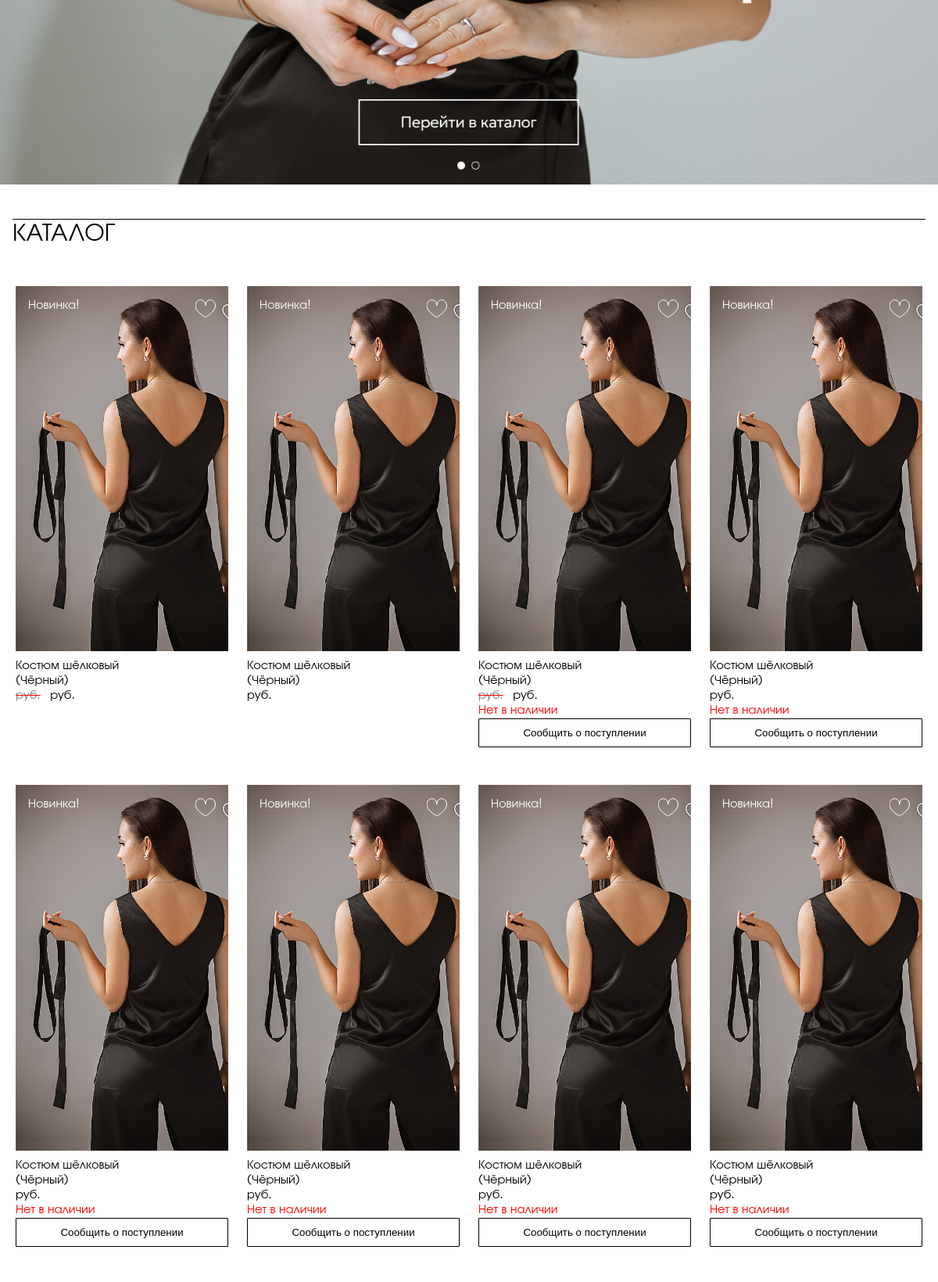
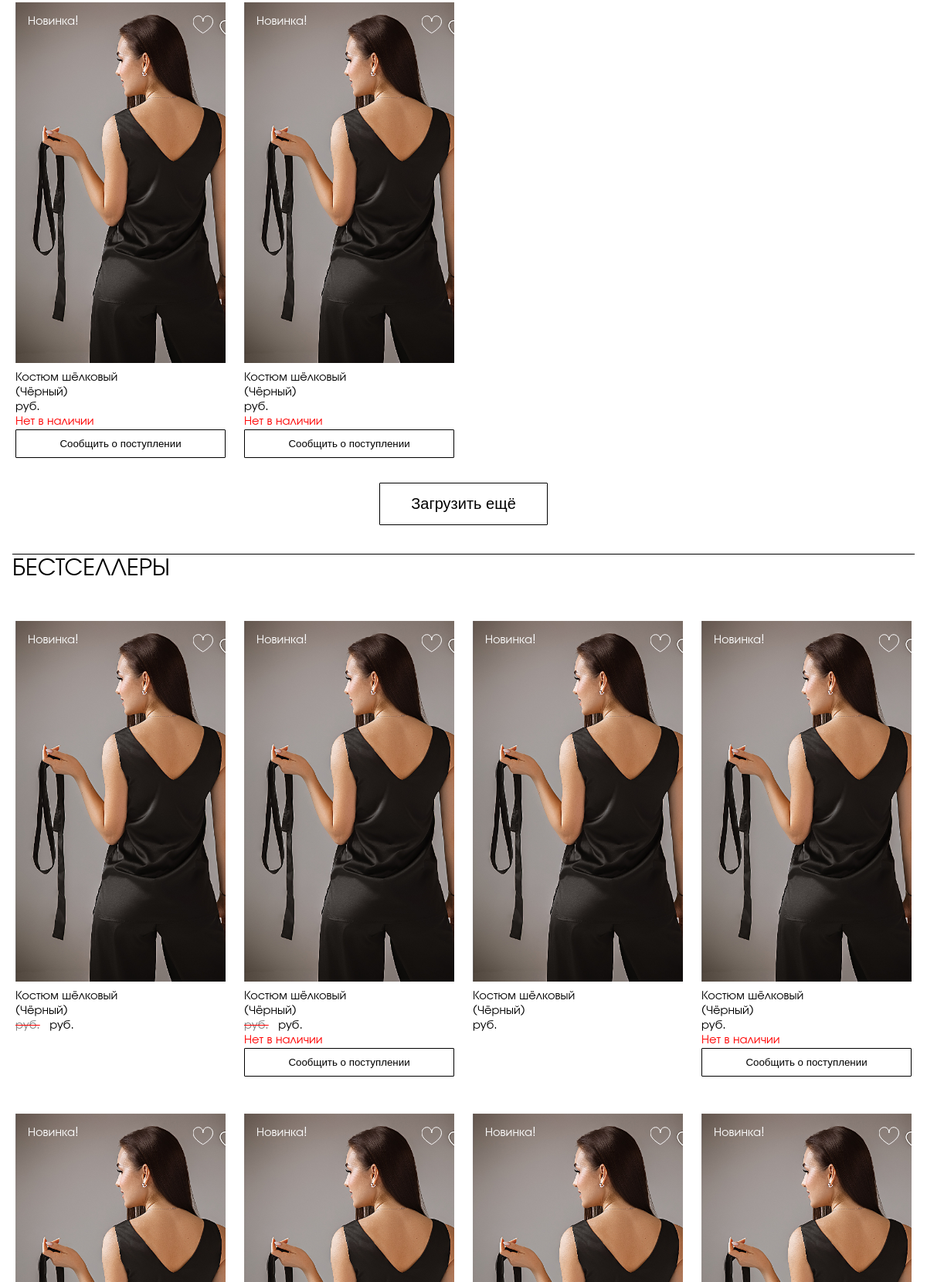
Before: /lms/ (middle part) with the older database file (2 pictures, top to bottom).
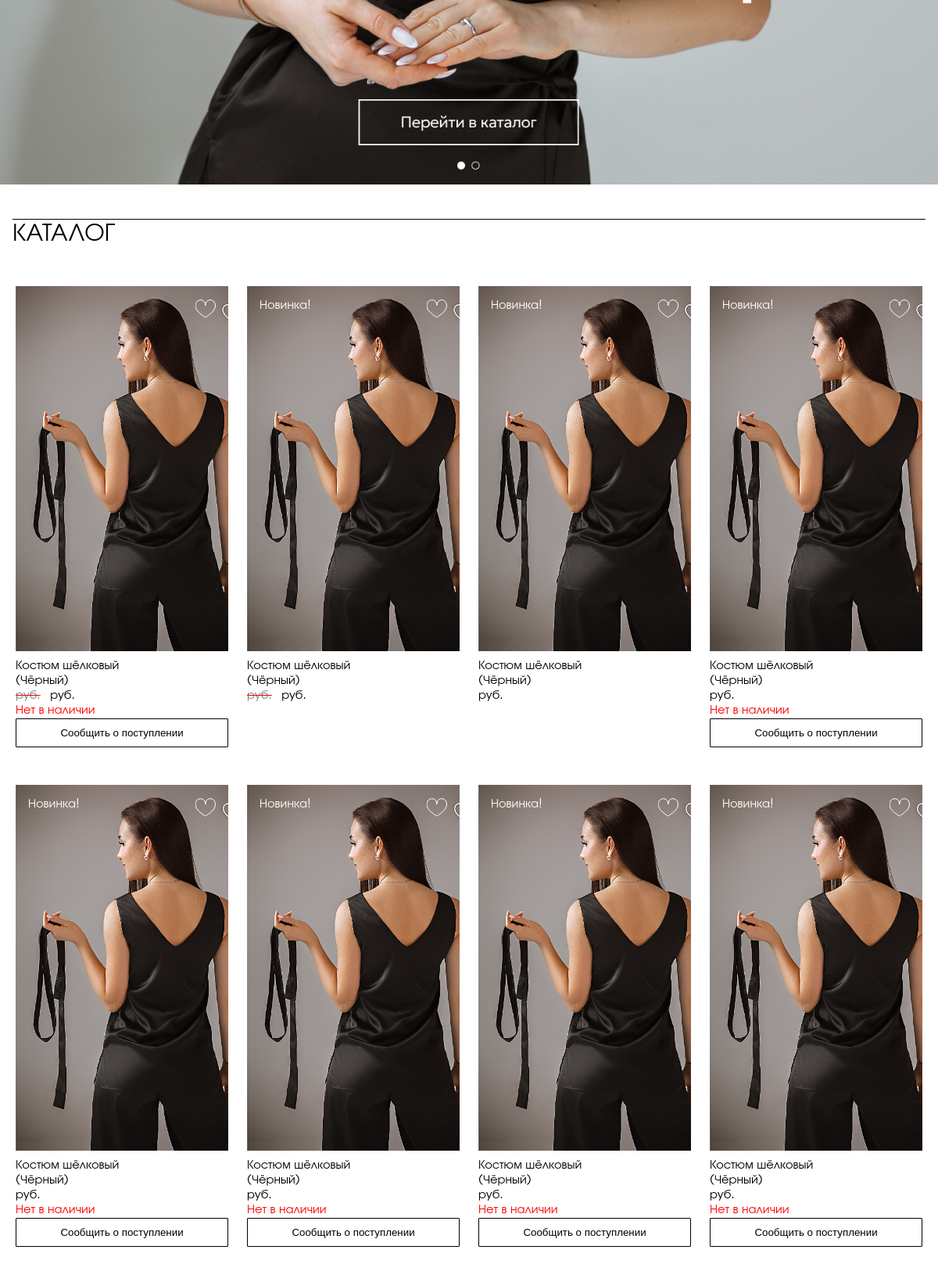
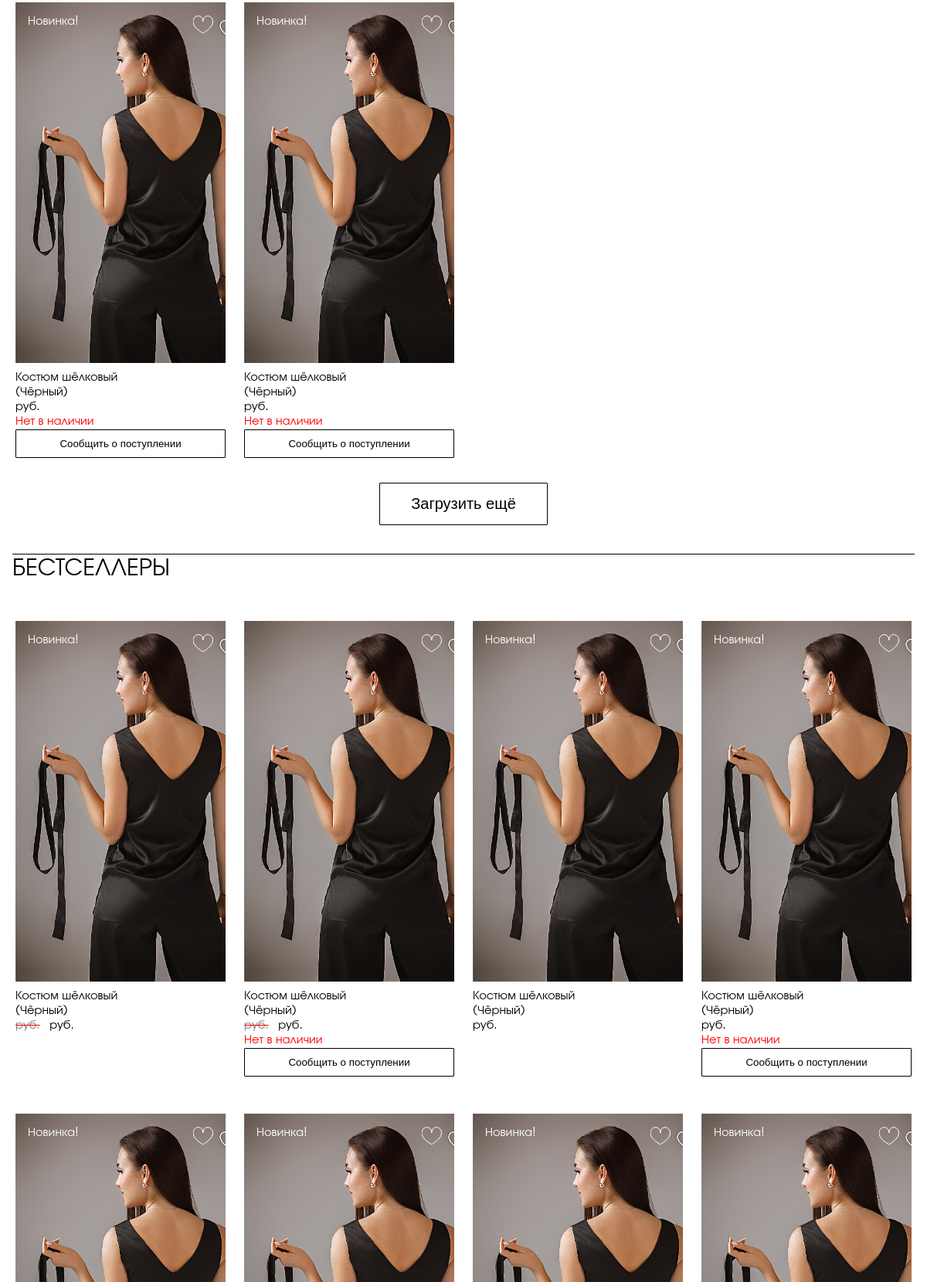
After: the same page with the newer database file (2 pictures, top to bottom).
### lms/models.py (models this page shows, shortened)
class DbItem(models.Model):
    created_at = models.DateTimeField(auto_now_add=True)
    updated_at = models.DateTimeField(auto_now=True)
    class Meta:
        abstract: bool = True

class Product(DbItem):
    article = models.CharField(primary_key=True, max_length=100)                                            # внутренний артикул
    title = models.CharField(max_length=500)                                                                # название
    description = models.TextField(null=True, blank=True)                                                   # описание
    color = models.CharField(max_length=250, null=True, blank=True)                                         # цвет
    actual_price = MoneyField(max_digits=14, decimal_places=2, default_currency='RUR')                      # цена
    old_price = MoneyField(max_digits=14, decimal_places=2, default_currency='RUR', null=True, blank=True)  # старая цена (до акции), null -- нет акции
    sales_quantity = models.BigIntegerField(default=0)                                                      # количество продаж
    published_at = models.DateTimeField(null=True, blank=True, default=timezone.now)                        # время публикации(опубликован, если published_at < now())
    slug = models.SlugField(unique=True, max_length=200)                                                    # слаг
    categories = models.ManyToManyField(Category, related_name="products")                                  # категории
    class PublishedManager(models.Manager):
        def get_queryset(self):
            return super().get_queryset().exclude(published_at=None).filter(published_at__lte=timezone.now())
    class BestsellersManager(PublishedManager):
        def get_queryset(self):
            return super().get_queryset().order_by('-sales_quantity')
    objects = models.Manager()
    published = PublishedManager()
    bestsellers = BestsellersManager()
    images: QuerySet                        # -- Just for IDE syntax analyzer --
    sizes: QuerySet
    attributes: QuerySet
    orders: QuerySet
    class Meta:
        ordering = ["published_at"]
        indexes = [models.Index(fields=["title"])]
    @property
    def primary_image(self):
        query = self.images.filter(primary=True)
        return query.first() if query.exists() else None
    @property
    def in_stock(self):
        return self.sizes.filter(quantity__gt=0).exists()
    @property
    def novelty(self):
        return (datetime.now().date() - self.published_at.date()).days < 30 if self.published_at else False;

class Image(DbItem):
    primary = models.BooleanField()                                                             # основное изображение?
    image = models.ImageField(upload_to='products/%Y/%m/%d')                                    # картинка
    product = models.ForeignKey(Product, related_name="images", on_delete=models.CASCADE)       # товар
    class PrimariesManager(models.Manager):
        def get_queryset(self):
            return super().get_queryset().filter(primary=True)
    objects = models.Manager()
    primaries = PrimariesManager()

### lms/views.py (the view, shortened to what this page needs)
# urls.py: path('', IndexView.as_view(), name='index'),
class IndexView(View):
    page_size = 10
    default_order = 'published'
    ordering = {
        default_order: lambda q: q.order_by('published_at'),
        'title': lambda q: q.order_by('title'),
        'price': lambda q: q.order_by('actual_price'),
        'sales': lambda q: q.order_by('sales_quantity'),
    }
    @staticmethod
    def get(request, *_, **__):
        page = request.GET.get('page')
        order = request.GET.get('order')
        order = order if order in IndexView.ordering else IndexView.default_order
        products = IndexView.ordering[order](Product.published.all())
        bestsellers = Product.bestsellers.all()
        pd_pgn = Paginator(products, IndexView.page_size)
        bs_pgn = Paginator(bestsellers, IndexView.page_size)
        favorites = Favorites(request).favorites
        if not page:
            return render(request, 'lms/index.html', {
                'page_title': "LubMi - Главная",
                'products': pd_pgn.page(1),
                'bestsellers': bs_pgn.page(1),
                'product_pages': pd_pgn.num_pages,
                'bestseller_pages': bs_pgn.num_pages,
                'order': order,
                'favorites': favorites,
            })

### favorites/favorites.py (called while the page is built)
    @property
    def favorites(self):
        return list(self._favorites)

### lms/templates/lms/index.html (shortened to what this page needs)
{% extends "lms/std_page.html" %}
{% load static %}
{% load custom_tags %}
{% block page_header %}
  {% include "lms/include/ad-block.html" with static_image="img/bkg-001.jpg" %}
{% endblock %}
{% block page_content %}
  {% include "lms/include/catalogue-type-A.html" with products=products title="Каталог" favorites=favorites order=order pages=product_pages kind="pd" %}
  {% include "lms/include/catalogue-type-A.html" with products=bestsellers favorites=favorites title="Бестселлеры" order=order pages=bestseller_pages kind="bs" %}
{% endblock %}

### lms/templates/lms/std_page.html (shortened to what this page needs)
{% extends "lms/base.html" %}
{% load static %}

### lms/templates/lms/base.html (shortened to what this page needs)
<!DOCTYPE html>
{% load static %}
<html>
<head>
  <link href="{% static "css/lms.css" %}" rel="stylesheet">
</head>
<body>
  <div class="content">
    <header class="page">
      {% block page_header %}
      {% endblock %}
    </header>
    <main class="page">
      {% block page_content %}
      {% endblock %}
    </main>
  </div>
</body>
</html>

### lms/templates/lms/include/ad-block.html
{% load static %}
<img class="bkg" src="{% static static_image %}"/>

### lms/templates/lms/include/catalogue-type-A.html (shortened to what this page needs)
<h1>{{title}}</h1>
<div id="{{kind}}-list" class="catalogue">{% include "lms/include/product-list-type-A.html" with products=products favorites=favorites %}</div>
{% if pages > 1 %}
<div class="toolbar"><button id="{{kind}}-upd-btn" class="medium" onclick="{{kind}}_update();">Загрузить ещё</button></div>
{% endif %}

### lms/templates/lms/include/product-list-type-A.html
{% for product in products %}
<div>
{% include "lms/include/product-card-type-A.html" with product=product favorites=favorites %}
</div>
{% endfor %}

### lms/templates/lms/include/product-card-type-A.html
{% load thumbnail %}
<figure>
  {% with product.primary_image as img %}
  {% if img %}
  <div class="p-card-a" style="background-image: url('{% thumbnail img.image 220x0 %}');">
    {% if product.novelty %}
    <label class="white">Новинка!</label>
    {% endif %}
    {% if product.article in favorites %}
    {% include "lms/include/heart.html" with product=product checked="checked" %}
    {% else %}
    {% include "lms/include/heart.html" with product=product checked="unchecked" %}
    {% endif %}
  </div>
  {% else %}
  <div class="p-card-a">
    <h3>Изображение отсутствует</h3>
  </div>
  {% endif %}
  {% endwith %}
  <figcaption>
    {{product.title}}<br/>
    ({{product.color|default:"цвет не указан"}})<br/>
    {% if product.old_price %}<span class="old_price">{{product.old_price.amount}} руб.</span>{% endif %}{{product.actual_price.amount}} руб.<br/>
    {% if not product.in_stock %}<span class="red">Нет в наличии<br/></span><button class="w-100">Сообщить о поступлении</button>{% endif %}
  </figcaption>
</figure>

### lms/templates/lms/include/heart.html (shortened to what this page needs)
<label class="heart">
</label>

### lms/static/css/lms.css (style rules this page uses)
:root { --LeadingHeight: 3rem; --FooterHeight: 3rem; --DefPadding: 1em; --Fonts: 'URW Gothic', helvetica, sans-serif; --ZixContent: 10; --ZixLeading: 20; --ZixPanels: 30; --ZixTop: 40; --CatItemWidth: 17rem; --HeartSize: 1.6rem; }
body, aside, .content, .leading { margin: 0; padding: 0; font-family: var(--Fonts); }
.content { z-index: var(--ZixContent); position: static; left: 0; right: 0; display: flex; flex-flow: column; }
main.page { padding: var(--DefPadding) }
.catalogue { display: grid; grid-template-columns: repeat(auto-fit, minmax(var(--CatItemWidth), 1fr)); gap: var(--DefPadding); }
.catalogue > * { display: flex; flex-flow: column; place-items: center; }
.catalogue > * > * { max-width: calc(var(--CatItemWidth)); min-width: calc(var(--CatItemWidth)); }
.p-card-a { display: flex; flex-flow: row; background-size: cover; background-repeat: no-repeat; max-height: calc(var(--CatItemWidth) * 1.6); min-height: calc(var(--CatItemWidth) * 1.6); padding: var(--DefPadding) }
.heart { margin-left: auto; max-height: calc(1.2 * var(--HeartSize)); }
input[type="checkbox"] ~ svg { min-height: var(--HeartSize); min-width: var(--HeartSize); stroke: white; cursor: pointer; }
input[type="checkbox"]:not(:checked) ~ svg { fill: none; }
figcaption { margin-top: 10px; }
h1 { font-weight:normal; border-top:1px solid black; padding:0 0 10px 0; }
h1, h2, h3, h4, h5, h6 { text-transform: uppercase; }
.old_price { text-decoration: line-through red; color: gray; margin-right: 0.5rem; }
img.bkg { width: 100%; }
.toolbar { background: none; display: flex; flex-flow: column; place-items: center; padding: var(--DefPadding) }
.white { color: white; }
.red { color: red; }
.w-100 { width: 100%; }
button { border: solid black thin; border-radius: 1px; color: black; background: none; box-shadow: none; padding: calc(0.75 * var(--DefPadding)) calc(2 * var(--DefPadding)); cursor: pointer; }
button.medium { font-size: 1.25rem; }

Changed rows visible on the page:
changed Product (number 1 of 10 on the later page): no longer shows "Новинка! Новинка!"; moves up the list
